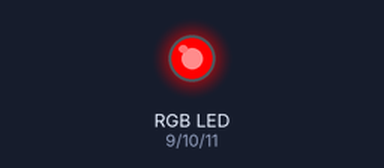
The sketch below on a simulated Arduino Uno, built with avr-gcc and run on an emulated ATmega328P. Shown: an RGB LED mixed from three pins (HIGH = lit). Dim RGB values are drawn brighter than linear.

Above: at 0.05 s.
At 1.05 s:
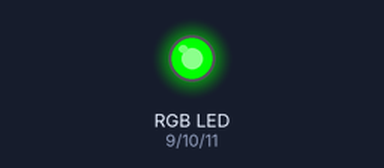
At 2.05 s:
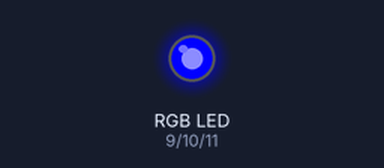
At 4.0 s:
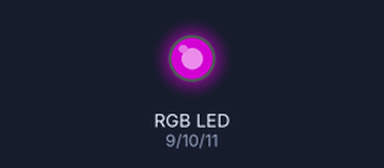
Timing chart, 0 to 5.2 s (numbered marks = the images above):
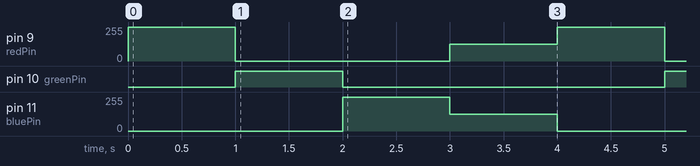

The sketch:

RGB_led.ino
```cpp
int redPin = 9;
int greenPin = 10;
int bluePin = 11;

void setup() {
  // put your setup code here, to run once:
  pinMode(redPin, OUTPUT);
  pinMode(greenPin, OUTPUT);
  pinMode(bluePin, OUTPUT);
}

void loop() {
  // put your main code here, to run repeatedly:
  analogWrite(redPin, 255);
  analogWrite(greenPin, 0);
  analogWrite(bluePin, 0);
    delay(1000);
  analogWrite(redPin, 0);
  analogWrite(greenPin, 255);
  analogWrite(bluePin, 0);
    delay(1000);
  analogWrite(redPin, 0);
  analogWrite(greenPin, 0);
  analogWrite(bluePin, 255);
    delay(1000);
    analogWrite(redPin, 125);
  analogWrite(greenPin, 0);
  analogWrite(bluePin, 125);
    delay(1000);
}
```

Measured:
- by itself, pin 9 (redPin): repeats every 4.0 s: 0/255 2.0 s, 125/255 1.0 s, 255/255 1.0 s
- by itself, pin 10 (greenPin): alternates HIGH for 1.0 s and LOW for 3.0 s
- by itself, pin 11 (bluePin): repeats every 4.0 s: 125/255 1.0 s, 0/255 2.0 s, 255/255 1.0 s
